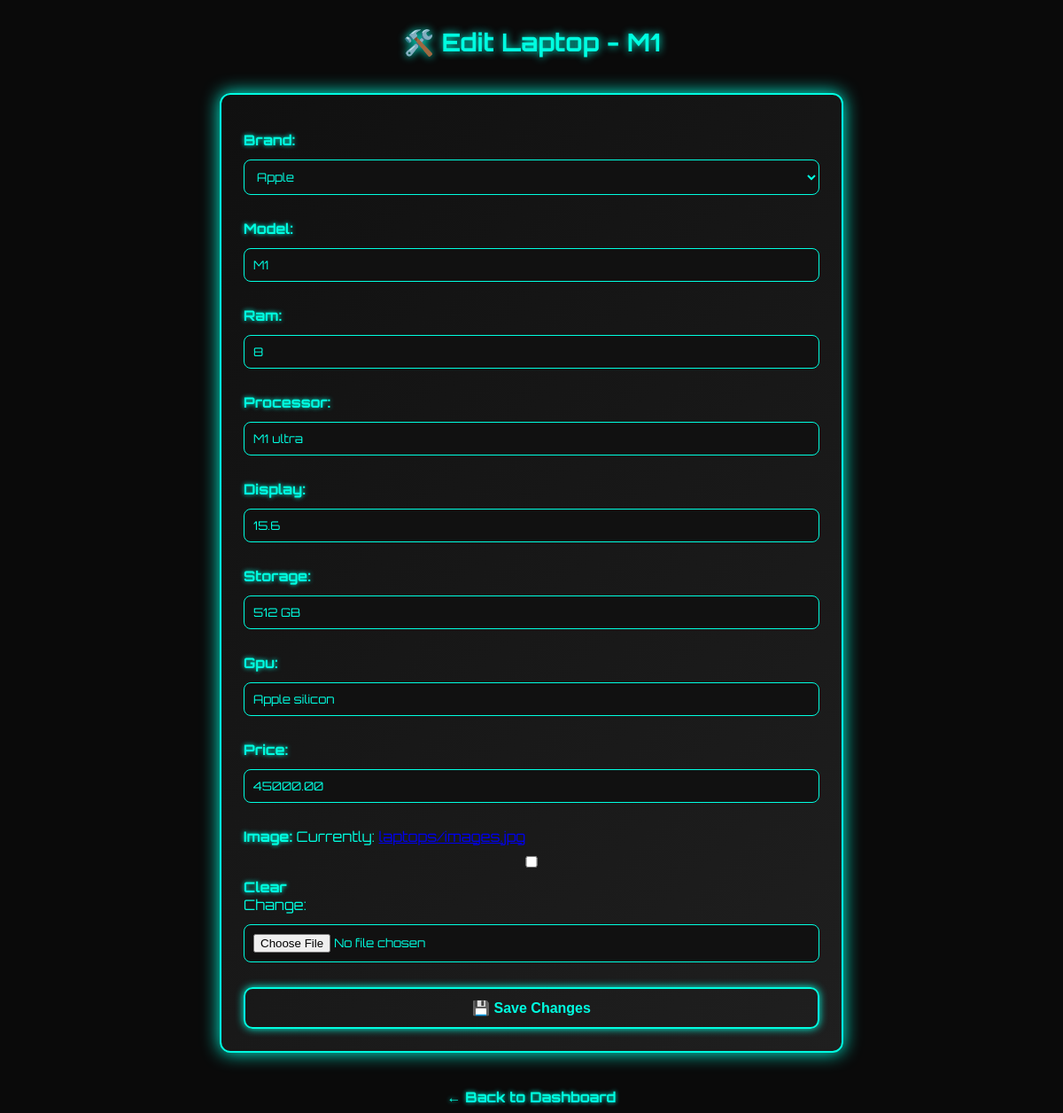
/edit-laptop/1/ (signed in), run on the app's committed database.
### bapp/models.py (models this page shows, shortened)
class Laptop(models.Model):
    name = models.CharField(max_length=100,default='unamed')
    brand = models.ForeignKey(LaptopBrand, on_delete=models.CASCADE)
    model = models.CharField(max_length=100)
    price = models.DecimalField(max_digits=10, decimal_places=2)
    ram = models.CharField(max_length=50, blank=True, null=True)
    processor = models.CharField(max_length=100, blank=True, null=True)
    display = models.CharField(max_length=100, blank=True, null=True)
    storage = models.CharField(max_length=100, blank=True, null=True)
    image = models.ImageField(upload_to='laptops/', null=True, blank=True)
    description = models.TextField()
    gpu = models.CharField(max_length=100, blank=True, null=True)
    screen_hertz = models.IntegerField(blank=True, null=True)
    ai_chip = models.CharField(max_length=100, blank=True, null=True)
    os=models.CharField(max_length=100,default='Windows')
    sold = models.IntegerField(default=0)
    stock = models.IntegerField(default=10)
    extra_features = models.TextField(blank=True, null=True)

### bapp/views.py (the view)
# urls.py: path('edit-laptop/<int:id>/', views.edit_laptop_view, name='edit_laptop'),
@staff_member_required
def edit_laptop_view(request,id):
    laptop=get_object_or_404(Laptop,id=id)
    if request.method=='POST':
        form=LaptopForm(request.POST,request.FILES,instance=laptop)
        if form.is_valid():
            form.save()
            return redirect('dashboard')
        else:
            return render(request, 'edit_laptop.html', {'form': form, 'laptop': laptop})
    else:
            form=LaptopForm(instance=laptop)
            return render(request, 'edit_laptop.html', {'form': form, 'laptop': laptop})

### bapp/forms.py
class LaptopForm(forms.ModelForm):
    class Meta:
        model = Laptop
        fields = ['brand', 'model', 'ram', 'processor', 'display', 'storage','gpu','price', 'image']

### bapp/models.py (called while the page is built)
    def __str__(self):
        return self.name

### templates/edit_laptop.html (shortened to what this page needs)
<h2 class="cyber-title">🛠️ Edit Laptop - {{ laptop.model }}</h2>
<form method="post" enctype="multipart/form-data" class="cyber-form">
    {{ form.as_p }}
    <button type="submit" class="cyber-button">💾 Save Changes</button>
</form>
<div class="cyber-link">
    <a href="{% url 'dashboard' %}">← Back to Dashboard</a>
</div>

### templates/edit_laptop.html (style rules this page uses)
.cyber-title { text-align: center; font-size: 28px; margin-top: 30px; text-shadow: 0 0 10px #00ffe1; }
.cyber-form { max-width: 650px; margin: 40px auto; padding: 25px; background: linear-gradient(135deg, #101010, #1f1f1f); border: 2px solid #00ffe1; border-radius: 12px; box-shadow: 0 0 20px #00ffe1; }
.cyber-form input, .cyber-form select, .cyber-form textarea { width: 100%; padding: 10px; margin: 12px 0; border: 1px solid #00ffe1; background-color: #111; color: #00ffe1; border-radius: 8px; font-family: 'Orbitron', sans-serif; }
.cyber-form label { font-weight: bold; text-shadow: 0 0 5px #00ffe1; }
.cyber-button { width: 100%; padding: 12px; background-color: transparent; border: 2px solid #00ffe1; color: #00ffe1; font-weight: bold; font-size: 16px; border-radius: 10px; transition: 0.3s; cursor: pointer; box-shadow: 0 0 10px #00ffe1; }
.cyber-link { text-align: center; margin-top: 20px; }
.cyber-link a { color: #00ffe1; text-decoration: none; font-weight: bold; text-shadow: 0 0 5px #00ffe1; }

### data on the page
Laptop: model "M1", brand "Apple", ram "8", processor "M1 ultra", display "15.6", storage "512 GB", gpu "Apple silicon", price "45000.00"
